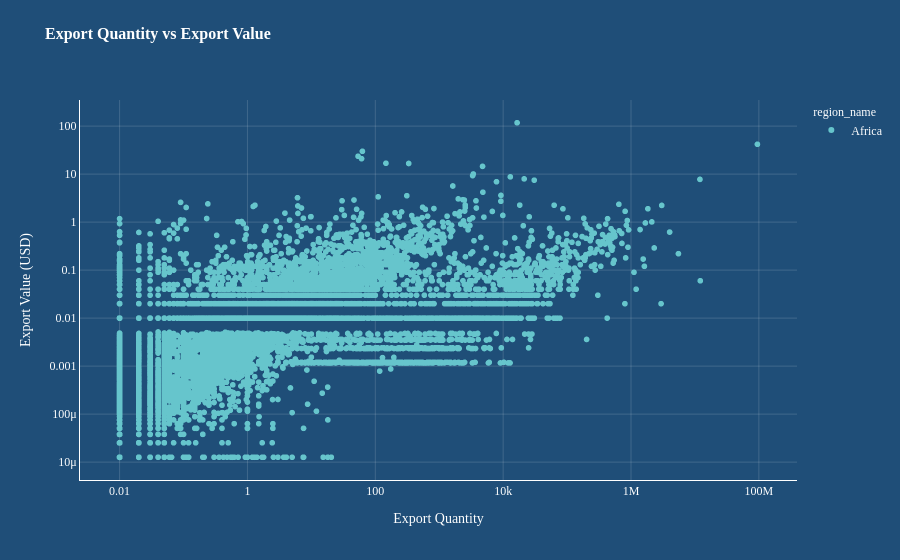

This figure's notebook cell:
### Markdown cell above
<div style="
    background-color:white;
    padding:20px;
    border-radius:15px;
">
    <h1 style="
        font-size:24px;
        color:#1f4e78;
        text-align:left;
        margin:0;
        padding-left:10px;
    ">
       EXPORT QUANTITY VS EXPORT VALUE 
    </h1>
</div>

### Code cell
fig = px.scatter(
    sample_df,
    x='value_qt',
    y='value_dl',
    color='region_name',
    log_x=True,
    log_y=True,
    title='Export Quantity vs Export Value',
    labels={
        'value_qt': 'Export Quantity',
        'value_dl': 'Export Value (USD)'
    },
    color_discrete_sequence=px.colors.qualitative.Pastel) 


fig.update_layout(
    
    paper_bgcolor="#1F4E78",
    plot_bgcolor="#1F4E78",
     title={
        'text': "<b>Export Quantity vs Export Value</b>",
        'y': 0.95,
        'x': 0.05,
        'xanchor': 'left',
        'yanchor': 'top',
        'font': {
            'family': "Times New Roman",
            'size': 16,
            'color': "white"
        }
    },
    
    # X-Axis 
    xaxis=dict(
        title=dict(
            font=dict(family="Times New Roman", size=14, color="white")
        ),
        tickfont=dict(family="Times New Roman", size=12, color="white"),
        gridcolor="rgba(255, 255, 255, 0.15)",  # Subtle white grid line
        linecolor="white",  # White spine/border line
        zerolinecolor="white"
    ),
    
   # Y-Axis
    yaxis=dict(
        title=dict(
            font=dict(family="Times New Roman", size=14, color="white")
        ),
        tickfont=dict(family="Times New Roman", size=12, color="white"),
        gridcolor="rgba(255, 255, 255, 0.15)",  # Subtle white grid line
        linecolor="white",  # White spine/border line
        zerolinecolor="white"
    ),
    
 
    legend=dict(
        font=dict(family="Times New Roman", size=12, color="white"),
        title=dict(font=dict(family="Times New Roman", size=12, color="white"))
    )
)

fig.show()

### Figure 1 — Plotly figure (JSON) as saved in the notebook; plotly's stock layout.template omitted (floating-point values rounded to 4 significant figures; data arrays with more than 128 entries replaced by an {"elided": "..."} marker saying what was removed)
{"data": [{"hovertemplate": "region_name=Africa<br>Export Quantity=%{x}<br>Export Value (USD)=%{y}<extra></extra>", "legendgroup": "Africa", "marker": {"color": "rgb(102, 197, 204)", "symbol": "circle"}, "mode": "markers", "name": "Africa", "showlegend": true, "type": "scattergl", "x": {"elided": "10000 float values"}, "xaxis": "x", "y": {"elided": "10000 float values"}, "yaxis": "y"}], "layout": {"legend": {"font": {"color": "white", "family": "Times New Roman", "size": 12}, "title": {"font": {"color": "white", "family": "Times New Roman", "size": 12}, "text": "region_name"}, "tracegroupgap": 0}, "paper_bgcolor": "#1F4E78", "plot_bgcolor": "#1F4E78", "title": {"font": {"color": "white", "family": "Times New Roman", "size": 16}, "text": "<b>Export Quantity vs Export Value</b>", "x": 0.05, "xanchor": "left", "y": 0.95, "yanchor": "top"}, "xaxis": {"anchor": "y", "domain": [0, 1], "gridcolor": "rgba(255, 255, 255, 0.15)", "linecolor": "white", "tickfont": {"color": "white", "family": "Times New Roman", "size": 12}, "title": {"font": {"color": "white", "family": "Times New Roman", "size": 14}, "text": "Export Quantity"}, "type": "log", "zerolinecolor": "white"}, "yaxis": {"anchor": "x", "domain": [0, 1], "gridcolor": "rgba(255, 255, 255, 0.15)", "linecolor": "white", "tickfont": {"color": "white", "family": "Times New Roman", "size": 12}, "title": {"font": {"color": "white", "family": "Times New Roman", "size": 14}, "text": "Export Value (USD)"}, "type": "log", "zerolinecolor": "white"}}}
